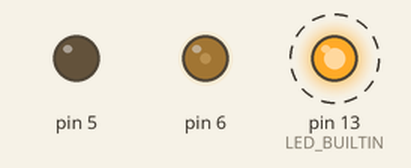
Simulated run of this sketch. Board: Arduino Uno, built with avr-gcc and run on an emulated ATmega328P. Parts: output pins drawn as LEDs (lit = HIGH). Dashed ring = blinking.

Above: at 0.2 s.
Timing chart, 0 to 3.0 s (numbered marks = the images above):
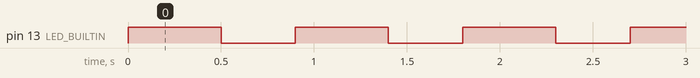

Measured:
- by itself, pin 13 (LED_BUILTIN): alternates HIGH for 0.50 s and LOW for 0.40 s

The sketch:

pwm_test.ino
```cpp
void setup() {
  // initialize digital pin LED_BUILTIN as an output.
  pinMode(LED_BUILTIN, OUTPUT);
  pinMode(5, OUTPUT);
  analogWrite(6, 55);
 // analogWrite(11, 200);
}

// the loop function runs over and over again forever
void loop() {
  digitalWrite(LED_BUILTIN, HIGH);   // turn the LED on (HIGH is the voltage level)
  delay(500);                       // wait for a second
  digitalWrite(LED_BUILTIN, LOW);    // turn the LED off by making the voltage LOW
  delay(400);                       // wait for a second
}

//
////DIGITAL PINS
//
//const int digitalPin0 = 0 //RX
//const int digitalPin1 = 1 //TX
//const int digitalPin2 = 2 //INT0
//const int digitalPin3 = 3 //INT1, PWM
//const int digitalPin4 = 4 //
//const int digitalPin5 = 5 //PWM
//const int digitalPin6 = 6 //PWM
//const int digitalPin7 = 7 //
//const int digitalPin8 = 8 //CLK0
//const int digitalPin9 = 9 //PWM
//const int digitalPin10 = 10 //slave select(SS), PWM
//const int digitalPin11 = 11 //MOSI, PWM
//const int digitalPin12 = 12 //MISO
//const int digitalPin13 = 13 //SCK(Serial Clock), LED
////ANALOG PINS
//
//const int analogPinA0 = A0 //
//const int analogPinA1 = A1 //
//const int analogPinA2 = A2 //
//const int analogPinA3 = A3 //
//const int analogPinA4 = A4 //SDA, interior
//const int analogPinA5 = A5 //SCL, interior
//const int analogPinA6 = A6 //Analog exclusive, end of board
//const int analogPinA7 = A7 //Analog exclusive, end of board
```
